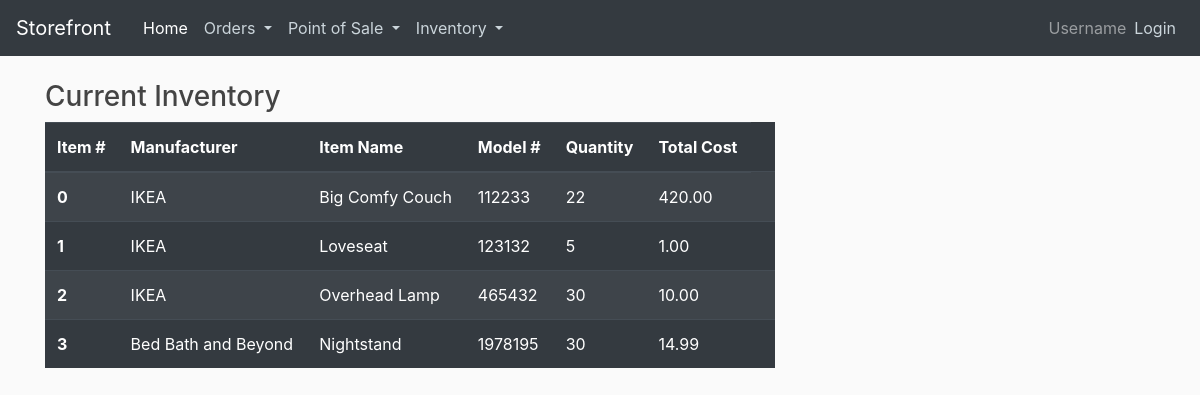
Screenshot of /inventory/ with the database file from the repository.
### myapp/models.py (models this page shows, shortened)
class Stock(models.Model):
    item_ID = models.AutoField(primary_key=True)
    manuf_ID = models.ForeignKey(Manufacturer, on_delete=CASCADE)
    item_name = models.CharField(max_length=20)
    item_model = models.CharField(max_length=20)
    item_quantity = models.IntegerField()
    item_cost = models.DecimalField(max_digits=5, decimal_places=2)

class Manufacturer(models.Model):
    manuf_ID = models.AutoField(primary_key=True)
    manuf_name = models.CharField(max_length=20)
    def __str__(self):
        return self.manuf_name

### myapp/views.py (the view)
# urls.py: path('inventory/', views.stocks, name="stocks"),
def stocks(request):
    args = {
        'stocks': Stock.objects.all()
    }
    return render(request, 'myapp/stocks.html', args)

### myapp/templates/myapp/stocks.html
{% extends 'myapp/base.html' %}
{% block content %}
    <h3>Current Inventory</h3>
    <table class="table table-dark table-striped">
      <thead>
        <tr>
          <th scope="col">Item #</th>
          <th scope="col">Manufacturer</th>
          <th scope="col">Item Name</th>
          <th scope="col">Model #</th>
          <th scope="col">Quantity</th>
          <th scope="col">Total Cost</th>
        </tr>
      </thead>
      <tbody>
    {% for item in stocks %}
        <tr>
            <th scope="row">{{ item.item_ID }}</th>
            <td>{{ item.manuf_ID }}</td>
            <td>{{ item.item_name }}</td>
            <td>{{ item.item_model }}</td>
            <td>{{ item.item_quantity }}</td>
            <td>{{ item.item_cost }}</td>
            <td></td>
        </tr>
    {% endfor %}
    </tbody>
    </table>
{% endblock %}

### myapp/static/myapp/main.css (style rules this page uses)
body { background: #fafafa; color: #333333; margin-top: 5rem; }
h1, h2, h3, h4, h5, h6 { color:#444444; }

### rows the page displays
Stock: item_ID "0", manuf_ID "IKEA", item_name "Big Comfy Couch", item_model "112233", item_quantity "22", item_cost "420.00"
Stock: item_ID "1", manuf_ID "IKEA", item_name "Loveseat", item_model "123132", item_quantity "5", item_cost "1.00"
Stock: item_ID "2", manuf_ID "IKEA", item_name "Overhead Lamp", item_model "465432", item_quantity "30", item_cost "10.00"
Stock: item_ID "3", manuf_ID "Bed Bath and Beyond", item_name "Nightstand", item_model "1978195", item_quantity "30", item_cost "14.99"
